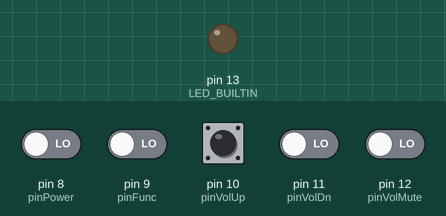
Recording of a sketch running on a simulated Arduino Uno, built with avr-gcc and run on an emulated ATmega328P. On the bench: output pins drawn as LEDs (lit = HIGH). Dashed ring = blinking. The test bench sets the inputs (shaded band); at power-on: pin 8 (pinPower), pin 9 (pinFunc), pin 10 (pinVolUp), pin 11 (pinVolDn), pin 12 (pinVolMute) LOW.

Above: at 1.2 s.
1.3 s: pin 8 (pinPower) driven HIGH
At 1.46 s:
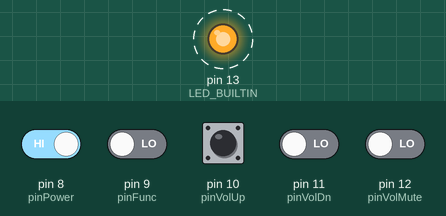
4.3 s: pin 8 (pinPower) driven LOW
At 4.49 s:
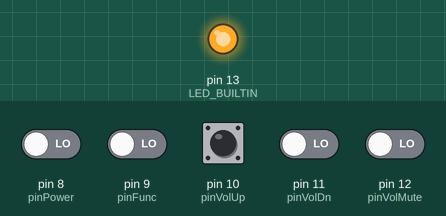
5.8 s: pin 9 (pinFunc) driven HIGH
At 6.13 s:
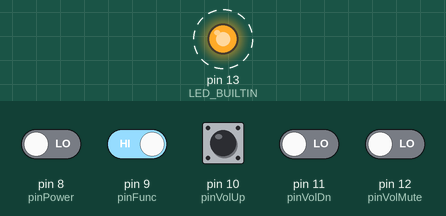
Timing chart, 0 to 14.8 s (numbered marks = the images above; inputs shaded):
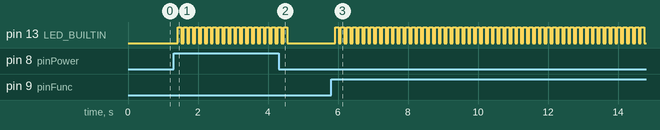

The sketch:

ir_sony.ino
```cpp
// (licence header left out)
#include <IRremote.h>

#define SonyPower 0x540A  // Panasonic Power button
#define SonyFunc 0x4B0B
#define SonyVolUp 0x240A
#define SonyVolDn 0x640A
#define SonyVolMute 0x140A

const int pinPower = 8;
const int pinFunc = 9;
const int pinVolUp = 10;
const int pinVolDn = 11;
const int pinVolMute = 12;

int buttonStatePower;
int buttonStateFunc;
int buttonStateVolUp;
int buttonStateVolDn;
int buttonStateVolMute;

int lastButtonStatePower = LOW;
int lastButtonStateFunc = LOW;
int lastButtonStateVolUp = LOW;
int lastButtonStateVolDn = LOW;
int lastButtonStateVolMute = LOW;

long lastDebounceTimePower = 0;
long lastDebounceTimeFunc = 0;
long lastDebounceTimeVolUp = 0;
long lastDebounceTimeVolDn = 0;
long lastDebounceTimeVolMute = 0;

long debounceDelay = 50;    // the debounce time; increase if the output flickers

IRsend irsend;
int i;
int reading;

void setup()
{
  pinMode(LED_BUILTIN, OUTPUT);
  digitalWrite(LED_BUILTIN, LOW);
  for (i = 8; i < 13; i++)
    pinMode(i, INPUT);
}

void loop()
{
  reading = digitalRead(pinPower);
  if (reading != lastButtonStatePower) lastDebounceTimePower = millis();
  if ((millis() - lastDebounceTimePower) > debounceDelay) buttonStatePower = reading;
  if (buttonStatePower == HIGH)
  {
    irsend.sendSony(SonyPower, 9);
    blinker();
  }
  lastButtonStatePower = reading;
  reading = digitalRead(pinFunc);
  if (reading != lastButtonStateFunc) lastDebounceTimeFunc = millis();
  if ((millis() - lastDebounceTimeFunc) > debounceDelay) buttonStateFunc = reading;
  if (buttonStateFunc == HIGH)
  {
    irsend.sendSony(SonyFunc, 9);
    blinker();
  }
  lastButtonStateFunc = reading;
  reading = digitalRead(pinVolUp);
  if (reading != lastButtonStateVolUp) lastDebounceTimeVolUp = millis();
  if ((millis() - lastDebounceTimeVolUp) > debounceDelay) buttonStateVolUp = reading;
  else if (buttonStateVolUp == HIGH)
  {
    irsend.sendSony(SonyVolUp, 9);
    blinker();
  }
  lastButtonStateVolUp = reading;
  reading = digitalRead(pinVolDn);
  if (reading != lastButtonStateVolDn) lastDebounceTimeVolDn = millis();
  if ((millis() - lastDebounceTimeVolDn) > debounceDelay) buttonStateVolDn = reading;
  else if (buttonStateVolDn == HIGH)
  {
    irsend.sendSony(SonyVolDn, 9);
    blinker();
  }
  lastButtonStateVolDn = reading;
  reading = digitalRead(pinVolMute);
  if (reading != lastButtonStateVolMute) lastDebounceTimeVolMute = millis();
  if ((millis() - lastDebounceTimeVolMute) > debounceDelay) buttonStateVolMute = reading;
  else if (buttonStateVolMute == HIGH)
  {
    irsend.sendSony(SonyVolMute, 9);
    blinker();
  }
  lastButtonStateVolMute = reading;
/*
  delayMicroseconds(50); // see http://www.sbprojects.com/knowledge/ir/jvc.php for information
  irsend.sendJVC(JVCPower, 16,1); // hex value, 16 bits, repeat
  delayMicroseconds(50);
  */
}

void blinker()
{
    digitalWrite(LED_BUILTIN, HIGH);
    delay(100);
    digitalWrite(LED_BUILTIN, LOW);
}
```

Measured:
- after the input at 1.3 s, pin 13 (LED_BUILTIN): alternates HIGH for 0.10 s and LOW for 0.07 s, starting after 0.12 s
- after the input at 4.3 s, pin 13 (LED_BUILTIN): goes on until 4.5 s, then stays LOW
- after the input at 5.8 s, pin 13 (LED_BUILTIN): alternates HIGH for 0.10 s and LOW for 0.07 s, starting after 0.12 s
